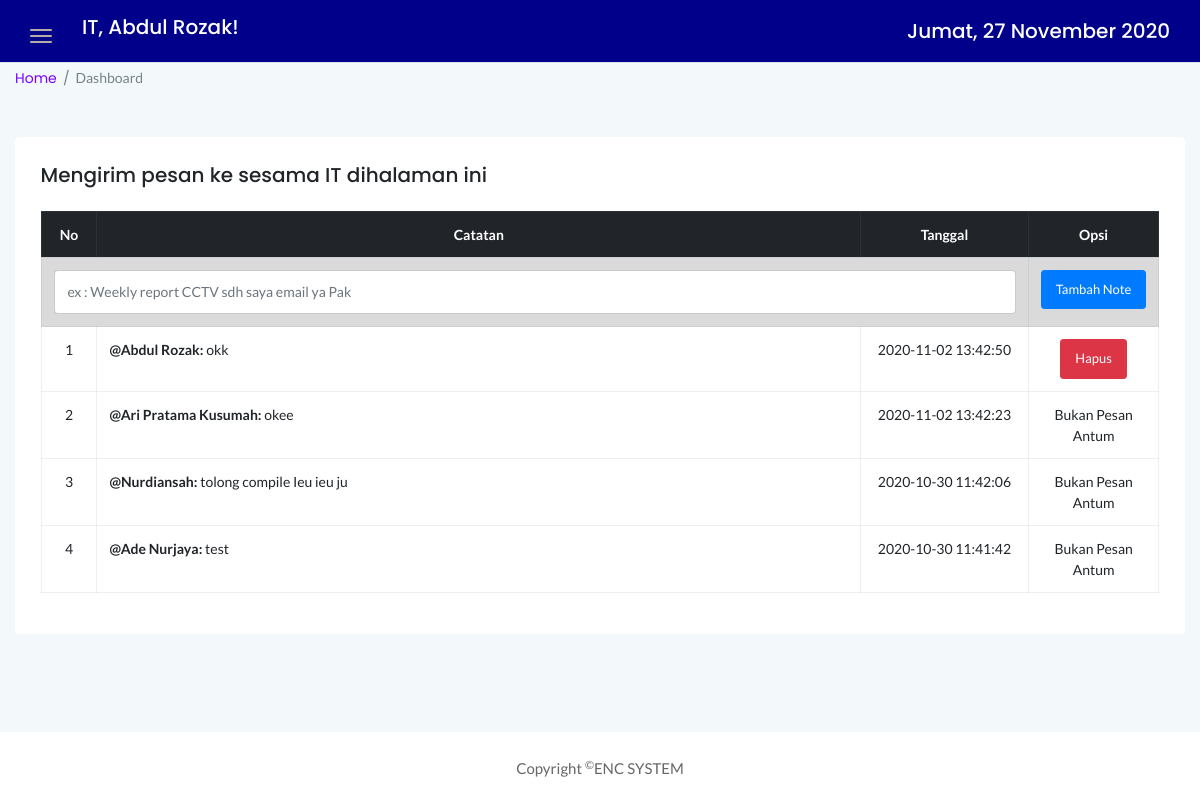
Page /module/index.php (signed in) on the committed database.
### tables this page shows
CREATE TABLE IF NOT EXISTS `catatan` (
`id` int(11) NOT NULL,
  `isi` text NOT NULL,
  `user` int(11) NOT NULL,
  `tanggal` datetime NOT NULL
);

### module/home.php (the view, shortened to what this page needs)
<?php
    include "../connect.php";
    $query = "SELECT *, a.id as id_note FROM catatan a
              INNER JOIN login b
                ON user = b.id
              ORDER BY a.id DESC";
    $proses = mysqli_query($conn, $query);
    $no = 1;
?>
<section>
    <div class="row align-items-center">
        <div class="col-sm-6">
            <div class="breadcrumbs-area clearfix">
                <ul class="breadcrumbs pull-left">
                    <li><a href="index.php">Home</a></li>
                    <li><span>Dashboard</span></li>
                </ul>
            </div>
        </div>
    </div>
    <div class="row mt-5 mb-5">
        <div class="col-12">
            <div class="card">
                <div class="card-body">
                    <div class="d-sm-flex justify-content-between align-items-center">
                        <h5>Mengirim pesan ke sesama IT dihalaman ini</h5>
                    </div>
                    <div class="market-status-table mt-4">
                        <div class="table-responsive">
                            <table class="table table-bordered table-hover">
                                <thead class="thead-dark">
                                    <tr style="text-align: center;">
                                        <th>No</th>
                                        <th>Catatan</th>
                                        <th>Tanggal</th>
                                        <th>Opsi</th>
                                    </tr>
                                </thead>
                                <form action="add_catatan.php" method="POST">
                                    <tr class="table-active" >
                                        <td colspan="3"><input type="text" name="isi" class="form-control" required placeholder="ex : Weekly report CCTV sdh saya email ya Pak" autocomplete="off"></td>
                                        <td><input type="submit" name="add_note" class="btn btn-primary btn-sm" value="Tambah Note"></td>
                                    </tr>
                                </form>
                                <?php
                                    while ($data = mysqli_fetch_assoc($proses)){
                                ?>
                                <form action="del_catatan.php" method="POST">
                                    <tr>
                                        <td style="text-align: center; width: 5%;"><?= $no++; ?></td>
                                        <td><strong>@<?= $data['nama']; ?>: </strong><?= $data['isi']; ?></td>
                                        <td style="text-align: center; width: 15%;"><?= $data['tanggal']; ?></td>
                                        <?php if($data['nama'] == $_SESSION['nm']){ ?>
                                            <td style="text-align: center; width: 10%;"><input type="submit" name = "del_note"  class="btn btn-danger btn-sm" value = "Hapus"></td>
                                        <?php } else { ?>
                                            <td style="text-align: center; width: 10%;">Bukan Pesan Antum</td>
                                        <?php } ?>
                                    </tr>
                                </form>
                                <?php } ?>
                            </table>
                        </div>
                    </div>
                </div>
            </div>
        </div>
    </div>
</section>

### assets/css/styles.css (style rules this page uses)
.card { border: none; border-radius: 4px; background-color: #fff; -webkit-transition: all 0.3s ease 0s; transition: all 0.3s ease 0s; }
.card-body { padding: 25.6px; padding: 1.6rem; }
ul.breadcrumbs { margin-top: 4px; }
.breadcrumbs li { display: inline-block; }
.breadcrumbs li a, .breadcrumbs li span { display: block; font-size: 14px; font-weight: 400; color: #7801ff; letter-spacing: 0; margin-right: 16px; position: relative; }
.breadcrumbs li a:before { content: '/'; color: #768387; position: absolute; right: -13px; top: 0; }
.breadcrumbs li span { margin-right: 0; color: #768387; text-transform: capitalize; }
.market-status-table { overflow: hidden; }
.btn { padding: 11px 17px; font-size: 13px; letter-spacing: 0; }
.btn-sm { padding: 9px 14px; }
.form-control, .form-control:focus { outline: none; box-shadow: none; }
.form-control { font-size: 14px; border: 1px solid rgba(170, 170, 170, .3); padding: 10.72px 12.8px; padding: .67rem .8rem; }
table tr th { border-bottom: none; }
table tr th, table tr td { border-top: 1px solid rgba(120, 130, 140, 0.13) !important; }
.table-bordered td, .table-bordered th { border: 1px solid rgba(120, 130, 140, 0.13) !important; }

### rows in the picture
catatan: user.nama "Abdul Rozak", isi "okk", tanggal "2020-11-02 13:42:50"
catatan: user.nama "Ari Pratama Kusumah", isi "okee", tanggal "2020-11-02 13:42:23", shows "Bukan Pesan Antum"
catatan: user.nama "Nurdiansah", isi "tolong compile Ieu ieu ju", tanggal "2020-10-30 11:42:06", shows "Bukan Pesan Antum"
catatan: user.nama "Ade Nurjaya", isi "test", tanggal "2020-10-30 11:41:42", shows "Bukan Pesan Antum"

### other values in the picture
$_SESSION['nm'] "Abdul Rozak"
